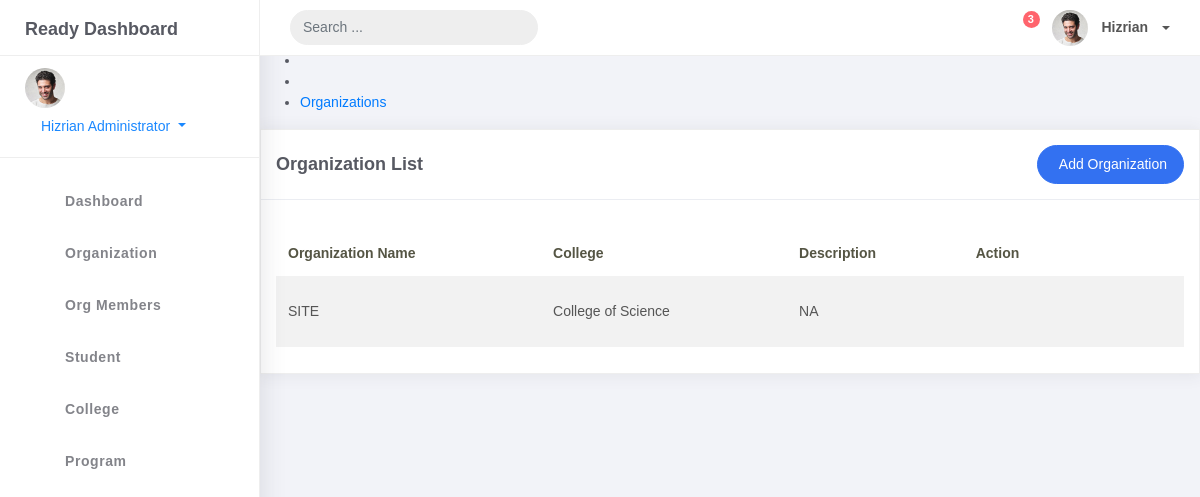
The page /organization_list/ on the database its author committed.
### studentorgs/models.py (models this page shows, shortened)
class BaseModel(models.Model):
    created_at = models.DateTimeField(auto_now_add=True, db_index=True)
    updated_at = models.DateTimeField(auto_now=True)
    class Meta:
        abstract = True

class Organization(BaseModel):  # Make sure it's Organization, not Organizations
    name = models.CharField(max_length=250)
    college = models.ForeignKey(College, null=True, blank=True, on_delete=models.CASCADE)
    description = models.CharField(max_length=500)

class College(BaseModel):
    college_name = models.CharField(max_length=150)
    def __str__(self):
        return self.college_name

### studentorgs/views.py (the view)
# urls.py: path('organization_list/', OrganizationList.as_view(), name='organization-list'),
class OrganizationList(ListView):
    model = Organization
    context_object_name = 'organization'
    template_name = 'organization_list.html'
    paginate_by = 5

### templates/organization_list.html (shortened to what this page needs)
{% extends 'base.html' %}
{% load static %}
{% block content %}
<div class="page-inner">
    <div class="page-header">
        <h4 class="page-title">Organizations</h4>
        <ul class="breadcrumbs">
            <li class="nav-home">
            </li>
            <li class="separator">
            </li>
            <li class="nav-item">
                <a href="#">Organizations</a>
            </li>
        </ul>
    </div>
    <div class="row">
        <div class="col-md-12">
            <div class="card">
                <div class="card-header">
                    <div class="d-flex align-items-center">
                        <h4 class="card-title">Organization List</h4>
                        <a href="{% url 'organization-create' %}" class="btn btn-primary btn-round ml-auto">
                            Add Organization
                        </a>
                    </div>
                </div>
                <div class="card-body">
                    <div class="table-responsive">
                        <table class="table table-striped mt-3">
                            <thead>
                                <tr>
                                    <th>Organization Name</th>
                                    <th>College</th>
                                    <th>Description</th>
                                    <th>Action</th>
                                </tr>
                            </thead>
                            <tbody>
                                {% for org in organization %}
                                <tr>
                                    <td>{{ org.name }}</td>
                                    <td>{{ org.college }}</td>
                                    <td>{{ org.description }}</td>
                                    <td>
                                        <div class="form-button-action">
                                            <a href="{% url 'organization-update' org.pk %}" class="btn btn-link btn-primary btn-lg">
                                            </a>
                                            <a href="{% url 'organization-delete' org.pk %}" class="btn btn-link btn-danger">
                                            </a>
                                        </div>
                                    </td>
                                </tr>
                                {% endfor %}
                            </tbody>
                        </table>
                    </div>
                </div>
            </div>
        </div>
    </div>
</div>
{% endblock %}

### rows shown on the page
Organization: name "SITE", college "College of Science", description "NA"
